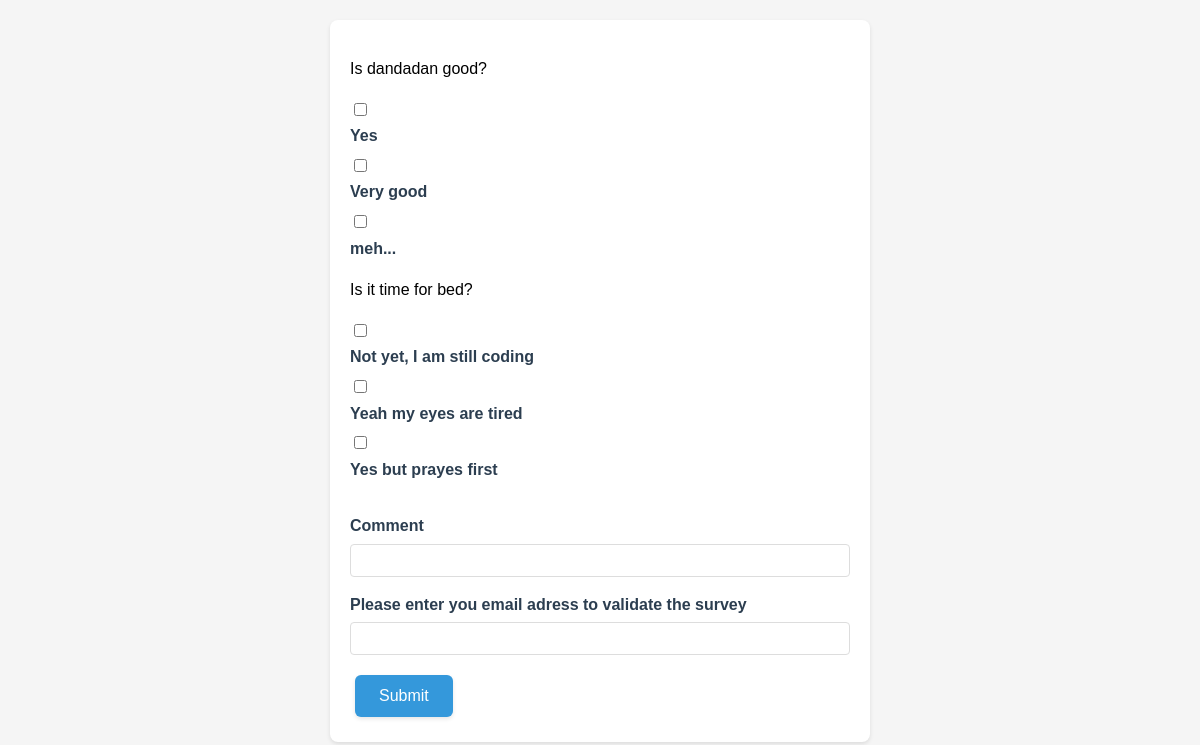
/take-enquete/9, run on the app's committed database.
### home/models.py (models this page shows, shortened)
class questions(models.Model):
    question = models.CharField(max_length = 255, unique = True )
    description = models.CharField(max_length = 255, unique = True )
    enqueteID = models.ForeignKey(enquete, on_delete= models.CASCADE, related_name= 'questions')
    response_type = models.CharField(max_length = 50)

class responseSelection(models.Model):
    reponse = models.CharField(max_length = 255)
    note = models.IntegerField()
    questionID = models.ForeignKey(questions, on_delete= models.CASCADE, related_name= 'reponseSelection')

### home/views.py (the view, shortened to what this page needs)
# urls.py: path('take-enquete/<str:pk>', survey, name='take_enquete'),
def survey(request, pk):
    enquete_instance = enquete.objects.get(id = pk)
    all_questions = enquete_instance.questions.all()
    context = {
        'all_questions': all_questions,
    }
    return render(request, 'participants/survey.html', context)

### home/templates/participants/survey.html (shortened to what this page needs)
{% load static %}
<!DOCTYPE html>
<html lang="en">
<head>
    <link rel="stylesheet" href="{% static 'css/styles.css' %}">
</head>
<body>
    <form action="" method="post" id="form">
        {% for question in all_questions %}
        <p>{{ question.question }}</p>
            {% for r in question.reponseSelection.all %}
                <input type="checkbox" name="options_{{ question.id }}[]" value="{{ r.id }}" >
                <label for="options.id">{{ r.reponse }}</label>
                {% endfor %}
        {% endfor %}
        <br>
        <label for="responseComment">Comment</label>
        <input type="text" name="responseComment">
        <label for="email">Please enter you email adress to validate the survey</label>
        <input type="email" name="email">
            <button type="submit">Submit</button>
    </form>
</body>
</html>

### home/static/css/styles.css (style rules this page uses)
body { font-family: 'Arial', sans-serif; line-height: 1.6; margin: 0; padding: 20px; background-color: #f5f5f5; }
form { max-width: 500px; margin: 0 auto; padding: 20px; background: white; border-radius: 8px; box-shadow: 0 2px 4px rgba(0, 0, 0, 0.1); }
label { display: block; margin-bottom: 5px; color: #2c3e50; font-weight: bold; }
input[type="text"], input[type="email"], input[type="password"], select { width: 100%; padding: 8px; margin-bottom: 15px; border: 1px solid #ddd; border-radius: 4px; box-sizing: border-box; }
button, input[type="submit"], .btn { display: inline-block; padding: 12px 24px; margin: 5px; background-color: #3498db; color: white; border: none; border-radius: 6px; cursor: pointer; font-size: 16px; font-weight: 500; text-align: center; text-decoration: none; transition: all 0.3s ease; box-shadow: 0 2px 4px rgba(0, 0, 0, 0.1); }

### data on the page
questions: question "Is dandadan good?"
responseSelection: reponse "Yes"
responseSelection: reponse "Very good"
responseSelection: reponse "meh..."
questions: question "Is it time for bed?"
responseSelection: reponse "Not yet, I am still coding"
responseSelection: reponse "Yeah my eyes are tired"
responseSelection: reponse "Yes but prayes first"
